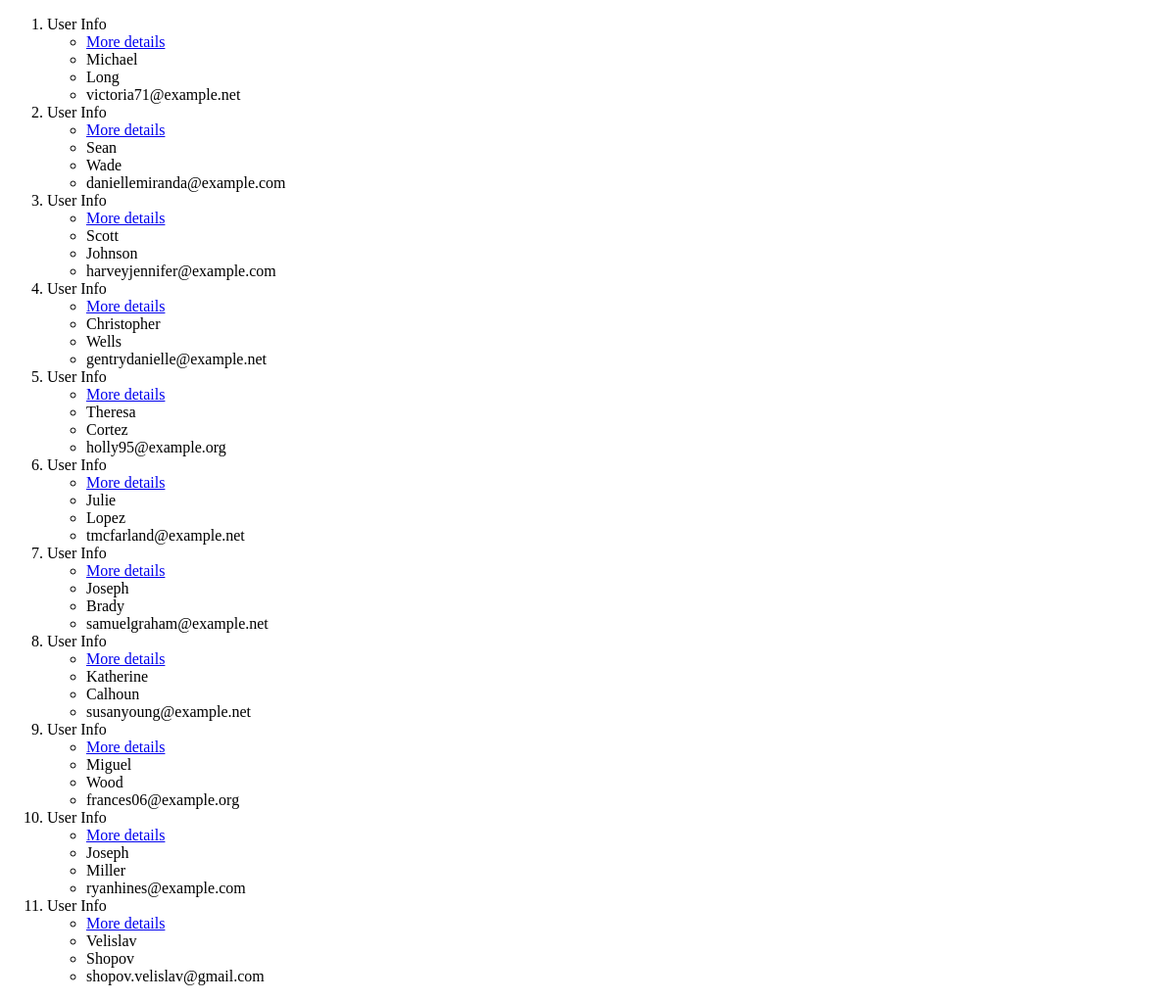
Before: /help/users/ with the older database file.
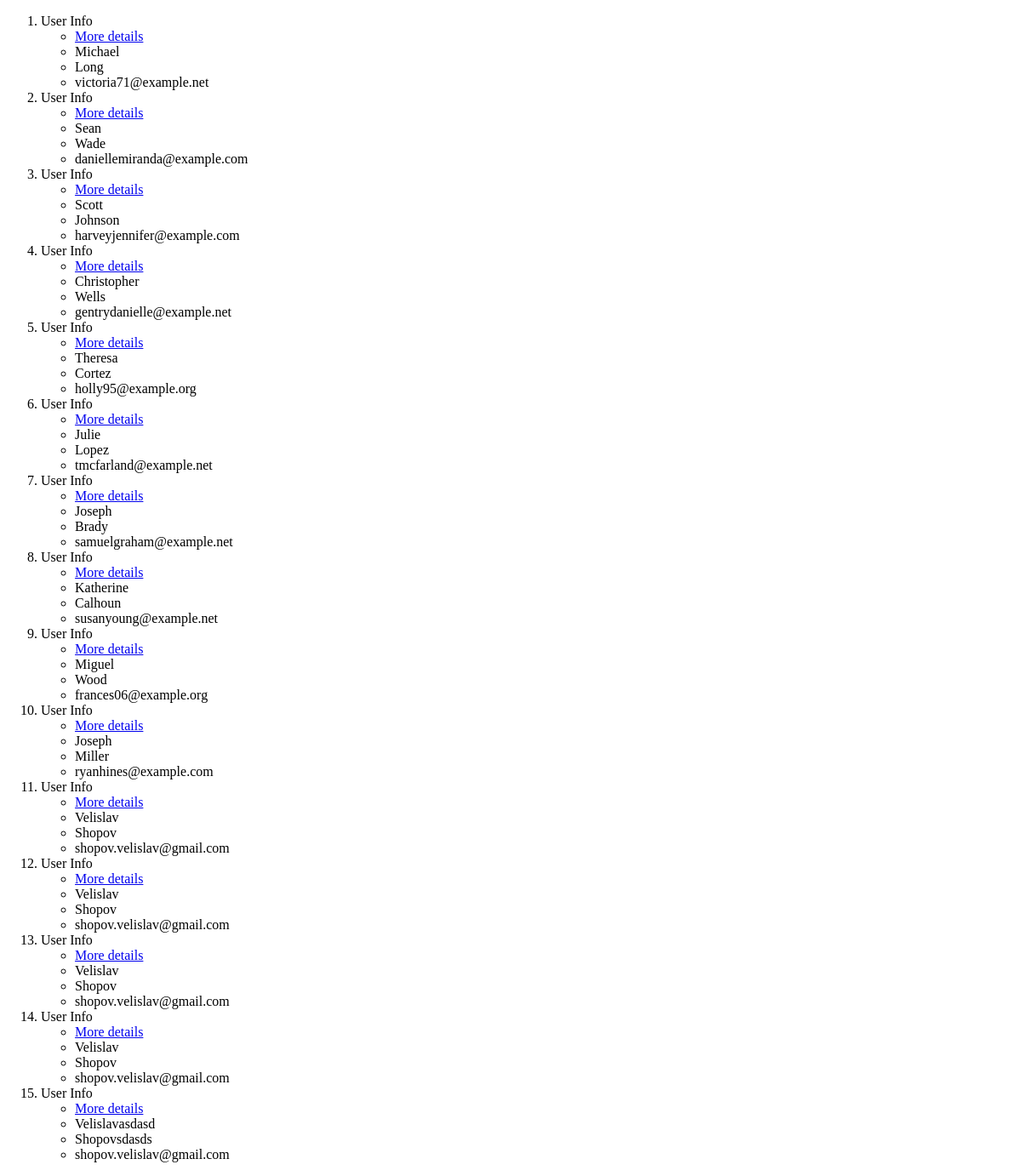
After: the same page with the newer database file.
### test_app/models.py (models this page shows, shortened)
class User(models.Model):
    firstName = models.CharField(max_length=50)
    lastName = models.CharField(max_length=50)
    email = models.EmailField()

### test_app/views.py (the view)
# urls.py: path(r'users/', views.UserListView.as_view(),name='users'),
class UserListView(ListView):
    model = User
    template_name = 'test_app/users.html'

### templates/test_app/users.html (shortened to what this page needs)
<!DOCTYPE html>
<html lang="en">
<head>
</head>
<body>
    <ol>
        {% for user in user_list %}
            <li>
                User Info
            </li>
            <ul>
                <li><a href="{% url 'user_detail' pk=user.pk%}">More details</a></li>
                <li>{{ user.firstName }}</li>
                <li>{{ user.lastName }}</li>
                <li>{{ user.email }}</li>
            </ul>
        {% endfor %}
    </ol>
</body>
</html>

Changed rows visible on the page:
added User: firstName "Velislav", lastName "Shopov", email "shopov.velislav@gmail.com"
added User: firstName "Velislav", lastName "Shopov", email "shopov.velislav@gmail.com"
added User: firstName "Velislav", lastName "Shopov", email "shopov.velislav@gmail.com"
added User: firstName "Velislavasdasd", lastName "Shopovsdasds", email "shopov.velislav@gmail.com"
